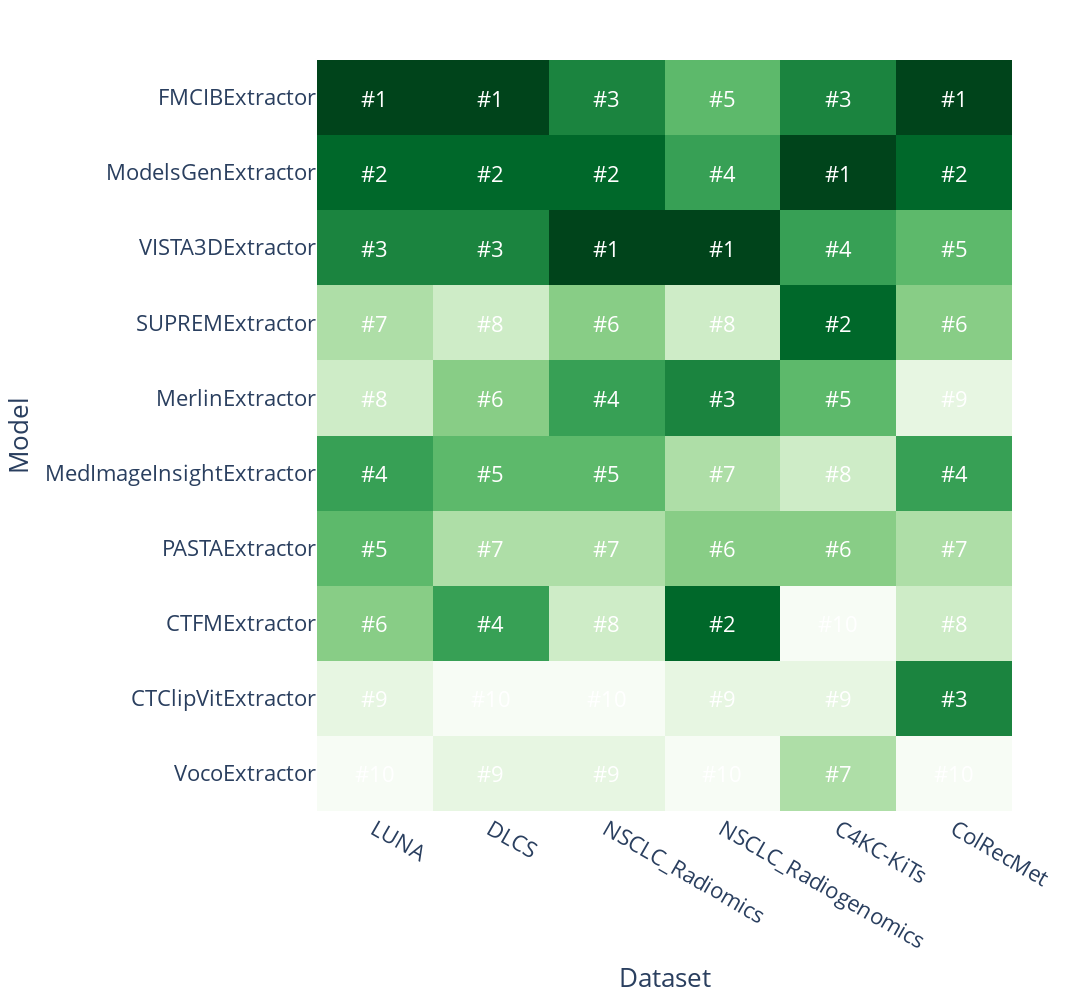
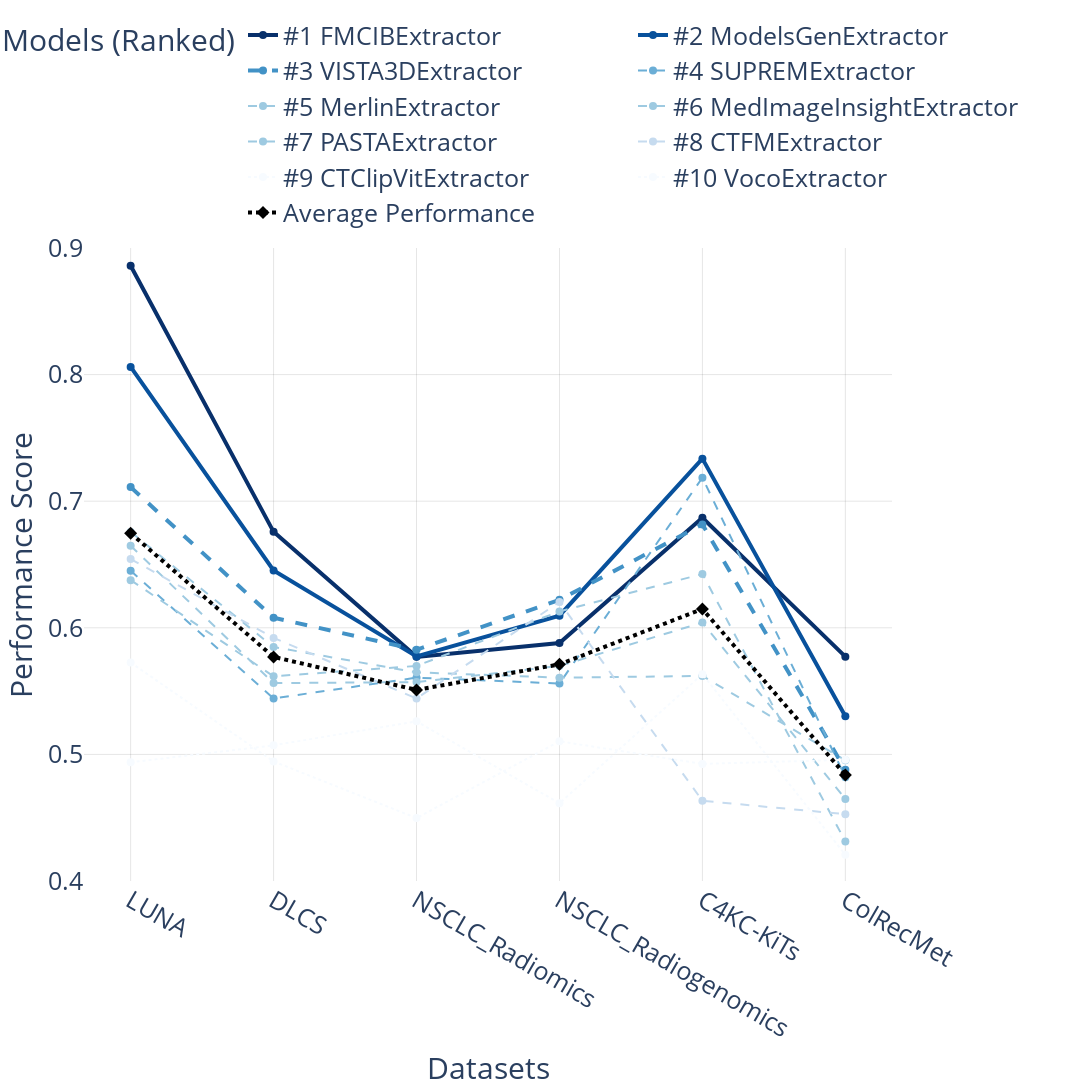

The cell these charts' notebook holds for them, in order:
### Code cell
main(df)

### Figure 1 — Plotly figure (JSON) as saved in the notebook; plotly's stock layout.template omitted (floating-point values rounded to 4 significant figures)
{"data": [{"coloraxis": "coloraxis", "hovertemplate": "Dataset: %{x}<br>Model: %{y}<br>Rank (1=best): %{z}<extra></extra>", "name": "0", "type": "heatmap", "x": ["LUNA", "DLCS", "NSCLC_Radiomics", "NSCLC_Radiogenomics", "C4KC-KiTs", "ColRecMet"], "xaxis": "x", "y": ["FMCIBExtractor", "ModelsGenExtractor", "VISTA3DExtractor", "SUPREMExtractor", "MerlinExtractor", "MedImageInsightExtractor", "PASTAExtractor", "CTFMExtractor", "CTClipVitExtractor", "VocoExtractor"], "yaxis": "y", "z": [[1, 1, 3, 5, 3, 1], [2, 2, 2, 4, 1, 2], [3, 3, 1, 1, 4, 5], [7, 8, 6, 8, 2, 6], [8, 6, 4, 3, 5, 9], [4, 5, 5, 7, 8, 4], [5, 7, 7, 6, 6, 7], [6, 4, 8, 2, 10, 8], [9, 10, 10, 9, 9, 3], [10, 9, 9, 10, 7, 10]]}], "layout": {"annotations": [{"font": {"color": "white", "size": 22, "weight": "normal"}, "showarrow": false, "text": "#1", "x": 0, "y": 0}, {"font": {"color": "white", "size": 22, "weight": "normal"}, "showarrow": false, "text": "#1", "x": 1, "y": 0}, {"font": {"color": "white", "size": 22, "weight": "normal"}, "showarrow": false, "text": "#3", "x": 2, "y": 0}, {"font": {"color": "white", "size": 22, "weight": "normal"}, "showarrow": false, "text": "#5", "x": 3, "y": 0}, {"font": {"color": "white", "size": 22, "weight": "normal"}, "showarrow": false, "text": "#3", "x": 4, "y": 0}, {"font": {"color": "white", "size": 22, "weight": "normal"}, "showarrow": false, "text": "#1", "x": 5, "y": 0}, {"font": {"color": "white", "size": 22, "weight": "normal"}, "showarrow": false, "text": "#2", "x": 0, "y": 1}, {"font": {"color": "white", "size": 22, "weight": "normal"}, "showarrow": false, "text": "#2", "x": 1, "y": 1}, {"font": {"color": "white", "size": 22, "weight": "normal"}, "showarrow": false, "text": "#2", "x": 2, "y": 1}, {"font": {"color": "white", "size": 22, "weight": "normal"}, "showarrow": false, "text": "#4", "x": 3, "y": 1}, {"font": {"color": "white", "size": 22, "weight": "normal"}, "showarrow": false, "text": "#1", "x": 4, "y": 1}, {"font": {"color": "white", "size": 22, "weight": "normal"}, "showarrow": false, "text": "#2", "x": 5, "y": 1}, {"font": {"color": "white", "size": 22, "weight": "normal"}, "showarrow": false, "text": "#3", "x": 0, "y": 2}, {"font": {"color": "white", "size": 22, "weight": "normal"}, "showarrow": false, "text": "#3", "x": 1, "y": 2}, {"font": {"color": "white", "size": 22, "weight": "normal"}, "showarrow": false, "text": "#1", "x": 2, "y": 2}, {"font": {"color": "white", "size": 22, "weight": "normal"}, "showarrow": false, "text": "#1", "x": 3, "y": 2}, {"font": {"color": "white", "size": 22, "weight": "normal"}, "showarrow": false, "text": "#4", "x": 4, "y": 2}, {"font": {"color": "white", "size": 22, "weight": "normal"}, "showarrow": false, "text": "#5", "x": 5, "y": 2}, {"font": {"color": "white", "size": 22, "weight": "normal"}, "showarrow": false, "text": "#7", "x": 0, "y": 3}, {"font": {"color": "white", "size": 22, "weight": "normal"}, "showarrow": false, "text": "#8", "x": 1, "y": 3}, {"font": {"color": "white", "size": 22, "weight": "normal"}, "showarrow": false, "text": "#6", "x": 2, "y": 3}, {"font": {"color": "white", "size": 22, "weight": "normal"}, "showarrow": false, "text": "#8", "x": 3, "y": 3}, {"font": {"color": "white", "size": 22, "weight": "normal"}, "showarrow": false, "text": "#2", "x": 4, "y": 3}, {"font": {"color": "white", "size": 22, "weight": "normal"}, "showarrow": false, "text": "#6", "x": 5, "y": 3}, {"font": {"color": "white", "size": 22, "weight": "normal"}, "showarrow": false, "text": "#8", "x": 0, "y": 4}, {"font": {"color": "white", "size": 22, "weight": "normal"}, "showarrow": false, "text": "#6", "x": 1, "y": 4}, {"font": {"color": "white", "size": 22, "weight": "normal"}, "showarrow": false, "text": "#4", "x": 2, "y": 4}, {"font": {"color": "white", "size": 22, "weight": "normal"}, "showarrow": false, "text": "#3", "x": 3, "y": 4}, {"font": {"color": "white", "size": 22, "weight": "normal"}, "showarrow": false, "text": "#5", "x": 4, "y": 4}, {"font": {"color": "white", "size": 22, "weight": "normal"}, "showarrow": false, "text": "#9", "x": 5, "y": 4}, {"font": {"color": "white", "size": 22, "weight": "normal"}, "showarrow": false, "text": "#4", "x": 0, "y": 5}, {"font": {"color": "white", "size": 22, "weight": "normal"}, "showarrow": false, "text": "#5", "x": 1, "y": 5}, {"font": {"color": "white", "size": 22, "weight": "normal"}, "showarrow": false, "text": "#5", "x": 2, "y": 5}, {"font": {"color": "white", "size": 22, "weight": "normal"}, "showarrow": false, "text": "#7", "x": 3, "y": 5}, {"font": {"color": "white", "size": 22, "weight": "normal"}, "showarrow": false, "text": "#8", "x": 4, "y": 5}, {"font": {"color": "white", "size": 22, "weight": "normal"}, "showarrow": false, "text": "#4", "x": 5, "y": 5}, {"font": {"color": "white", "size": 22, "weight": "normal"}, "showarrow": false, "text": "#5", "x": 0, "y": 6}, {"font": {"color": "white", "size": 22, "weight": "normal"}, "showarrow": false, "text": "#7", "x": 1, "y": 6}, {"font": {"color": "white", "size": 22, "weight": "normal"}, "showarrow": false, "text": "#7", "x": 2, "y": 6}, {"font": {"color": "white", "size": 22, "weight": "normal"}, "showarrow": false, "text": "#6", "x": 3, "y": 6}, {"font": {"color": "white", "size": 22, "weight": "normal"}, "showarrow": false, "text": "#6", "x": 4, "y": 6}, {"font": {"color": "white", "size": 22, "weight": "normal"}, "showarrow": false, "text": "#7", "x": 5, "y": 6}, {"font": {"color": "white", "size": 22, "weight": "normal"}, "showarrow": false, "text": "#6", "x": 0, "y": 7}, {"font": {"color": "white", "size": 22, "weight": "normal"}, "showarrow": false, "text": "#4", "x": 1, "y": 7}, {"font": {"color": "white", "size": 22, "weight": "normal"}, "showarrow": false, "text": "#8", "x": 2, "y": 7}, {"font": {"color": "white", "size": 22, "weight": "normal"}, "showarrow": false, "text": "#2", "x": 3, "y": 7}, {"font": {"color": "white", "size": 22, "weight": "normal"}, "showarrow": false, "text": "#10", "x": 4, "y": 7}, {"font": {"color": "white", "size": 22, "weight": "normal"}, "showarrow": false, "text": "#8", "x": 5, "y": 7}, {"font": {"color": "white", "size": 22, "weight": "normal"}, "showarrow": false, "text": "#9", "x": 0, "y": 8}, {"font": {"color": "white", "size": 22, "weight": "normal"}, "showarrow": false, "text": "#10", "x": 1, "y": 8}, {"font": {"color": "white", "size": 22, "weight": "normal"}, "showarrow": false, "text": "#10", "x": 2, "y": 8}, {"font": {"color": "white", "size": 22, "weight": "normal"}, "showarrow": false, "text": "#9", "x": 3, "y": 8}, {"font": {"color": "white", "size": 22, "weight": "normal"}, "showarrow": false, "text": "#9", "x": 4, "y": 8}, {"font": {"color": "white", "size": 22, "weight": "normal"}, "showarrow": false, "text": "#3", "x": 5, "y": 8}, {"font": {"color": "white", "size": 22, "weight": "normal"}, "showarrow": false, "text": "#10", "x": 0, "y": 9}, {"font": {"color": "white", "size": 22, "weight": "normal"}, "showarrow": false, "text": "#9", "x": 1, "y": 9}, {"font": {"color": "white", "size": 22, "weight": "normal"}, "showarrow": false, "text": "#9", "x": 2, "y": 9}, {"font": {"color": "white", "size": 22, "weight": "normal"}, "showarrow": false, "text": "#10", "x": 3, "y": 9}, {"font": {"color": "white", "size": 22, "weight": "normal"}, "showarrow": false, "text": "#7", "x": 4, "y": 9}, {"font": {"color": "white", "size": 22, "weight": "normal"}, "showarrow": false, "text": "#10", "x": 5, "y": 9}], "coloraxis": {"cmax": 10, "cmin": 1, "colorbar": {"title": {"text": "Rank (1=best)"}}, "colorscale": [[0, "rgb(0,68,27)"], [0.125, "rgb(0,109,44)"], [0.25, "rgb(35,139,69)"], [0.375, "rgb(65,171,93)"], [0.5, "rgb(116,196,118)"], [0.625, "rgb(161,217,155)"], [0.75, "rgb(199,233,192)"], [0.875, "rgb(229,245,224)"], [1, "rgb(247,252,245)"]], "showscale": false}, "font": {"size": 22}, "height": 1000, "margin": {"t": 60}, "width": 1200, "xaxis": {"anchor": "y", "domain": [0, 1], "title": {"text": "Dataset"}}, "yaxis": {"anchor": "x", "autorange": "reversed", "domain": [0, 1], "title": {"text": "Model"}}}}

### Figure 2 — Plotly figure (JSON) as saved in the notebook; plotly's stock layout.template omitted (floating-point values rounded to 4 significant figures)
{"data": [{"hovertemplate": "<b>%{fullData.name}</b><br>Dataset: %{x}<br>Score: %{y:.4f}<extra></extra>", "line": {"color": "rgb(8,48,107)", "dash": "solid", "width": 4}, "marker": {"size": 8}, "mode": "lines+markers", "name": "#1 FMCIBExtractor", "type": "scatter", "x": ["LUNA", "DLCS", "NSCLC_Radiomics", "NSCLC_Radiogenomics", "C4KC-KiTs", "ColRecMet"], "y": [0.886, 0.6758, 0.577, 0.5879, 0.6869, 0.5772]}, {"hovertemplate": "<b>%{fullData.name}</b><br>Dataset: %{x}<br>Score: %{y:.4f}<extra></extra>", "line": {"color": "rgb(8,81,156)", "dash": "solid", "width": 4}, "marker": {"size": 8}, "mode": "lines+markers", "name": "#2 ModelsGenExtractor", "type": "scatter", "x": ["LUNA", "DLCS", "NSCLC_Radiomics", "NSCLC_Radiogenomics", "C4KC-KiTs", "ColRecMet"], "y": [0.8061, 0.6453, 0.5774, 0.6096, 0.7336, 0.5302]}, {"hovertemplate": "<b>%{fullData.name}</b><br>Dataset: %{x}<br>Score: %{y:.4f}<extra></extra>", "line": {"color": "rgb(66,146,198)", "dash": "dash", "width": 4}, "marker": {"size": 8}, "mode": "lines+markers", "name": "#3 VISTA3DExtractor", "type": "scatter", "x": ["LUNA", "DLCS", "NSCLC_Radiomics", "NSCLC_Radiogenomics", "C4KC-KiTs", "ColRecMet"], "y": [0.7111, 0.6079, 0.5826, 0.6221, 0.6817, 0.4878]}, {"hovertemplate": "<b>%{fullData.name}</b><br>Dataset: %{x}<br>Score: %{y:.4f}<extra></extra>", "line": {"color": "rgb(107,174,214)", "dash": "dash", "width": 2}, "marker": {"size": 8}, "mode": "lines+markers", "name": "#4 SUPREMExtractor", "type": "scatter", "x": ["LUNA", "DLCS", "NSCLC_Radiomics", "NSCLC_Radiogenomics", "C4KC-KiTs", "ColRecMet"], "y": [0.645, 0.5442, 0.5606, 0.556, 0.7186, 0.482]}, {"hovertemplate": "<b>%{fullData.name}</b><br>Dataset: %{x}<br>Score: %{y:.4f}<extra></extra>", "line": {"color": "rgb(158,202,225)", "dash": "dash", "width": 2}, "marker": {"size": 8}, "mode": "lines+markers", "name": "#5 MerlinExtractor", "type": "scatter", "x": ["LUNA", "DLCS", "NSCLC_Radiomics", "NSCLC_Radiogenomics", "C4KC-KiTs", "ColRecMet"], "y": [0.6376, 0.5617, 0.5699, 0.6129, 0.6425, 0.4313]}, {"hovertemplate": "<b>%{fullData.name}</b><br>Dataset: %{x}<br>Score: %{y:.4f}<extra></extra>", "line": {"color": "rgb(158,202,225)", "dash": "dash", "width": 2}, "marker": {"size": 8}, "mode": "lines+markers", "name": "#6 MedImageInsightExtractor", "type": "scatter", "x": ["LUNA", "DLCS", "NSCLC_Radiomics", "NSCLC_Radiogenomics", "C4KC-KiTs", "ColRecMet"], "y": [0.6757, 0.5848, 0.5648, 0.5606, 0.5619, 0.4954]}, {"hovertemplate": "<b>%{fullData.name}</b><br>Dataset: %{x}<br>Score: %{y:.4f}<extra></extra>", "line": {"color": "rgb(158,202,225)", "dash": "dash", "width": 2}, "marker": {"size": 8}, "mode": "lines+markers", "name": "#7 PASTAExtractor", "type": "scatter", "x": ["LUNA", "DLCS", "NSCLC_Radiomics", "NSCLC_Radiogenomics", "C4KC-KiTs", "ColRecMet"], "y": [0.6648, 0.5563, 0.5571, 0.5699, 0.6042, 0.4648]}, {"hovertemplate": "<b>%{fullData.name}</b><br>Dataset: %{x}<br>Score: %{y:.4f}<extra></extra>", "line": {"color": "rgb(198,219,239)", "dash": "dash", "width": 2}, "marker": {"size": 8}, "mode": "lines+markers", "name": "#8 CTFMExtractor", "type": "scatter", "x": ["LUNA", "DLCS", "NSCLC_Radiomics", "NSCLC_Radiogenomics", "C4KC-KiTs", "ColRecMet"], "y": [0.6543, 0.592, 0.5442, 0.6204, 0.4633, 0.4528]}, {"hovertemplate": "<b>%{fullData.name}</b><br>Dataset: %{x}<br>Score: %{y:.4f}<extra></extra>", "line": {"color": "rgb(247,251,255)", "dash": "dot", "width": 2}, "marker": {"size": 8}, "mode": "lines+markers", "name": "#9 CTClipVitExtractor", "type": "scatter", "x": ["LUNA", "DLCS", "NSCLC_Radiomics", "NSCLC_Radiogenomics", "C4KC-KiTs", "ColRecMet"], "y": [0.5726, 0.4944, 0.4497, 0.5104, 0.4925, 0.4957]}, {"hovertemplate": "<b>%{fullData.name}</b><br>Dataset: %{x}<br>Score: %{y:.4f}<extra></extra>", "line": {"color": "rgb(247,251,255)", "dash": "dot", "width": 2}, "marker": {"size": 8}, "mode": "lines+markers", "name": "#10 VocoExtractor", "type": "scatter", "x": ["LUNA", "DLCS", "NSCLC_Radiomics", "NSCLC_Radiogenomics", "C4KC-KiTs", "ColRecMet"], "y": [0.4938, 0.5071, 0.5262, 0.4614, 0.5633, 0.4207]}, {"hovertemplate": "<b>Average Performance</b><br>Dataset: %{x}<br>Score: %{y:.4f}<extra></extra>", "line": {"color": "black", "dash": "dot", "width": 4}, "marker": {"color": "black", "size": 10, "symbol": "diamond"}, "mode": "lines+markers", "name": "Average Performance", "type": "scatter", "x": ["LUNA", "DLCS", "NSCLC_Radiomics", "NSCLC_Radiogenomics", "C4KC-KiTs", "ColRecMet"], "y": [0.6747, 0.577, 0.551, 0.5711, 0.6149, 0.4838]}], "layout": {"font": {"size": 25}, "height": 1200, "legend": {"orientation": "h", "title": {"text": "Models (Ranked)"}, "x": 1, "xanchor": "right", "y": 1.02, "yanchor": "bottom"}, "margin": {"r": 200}, "title": {"text": ""}, "width": 1200, "xaxis": {"gridcolor": "rgba(0,0,0,0.1)", "gridwidth": 1, "showgrid": true, "title": {"text": "Datasets"}}, "yaxis": {"gridcolor": "rgba(0,0,0,0.1)", "gridwidth": 1, "range": [0.4, 0.9], "showgrid": true, "title": {"text": "Performance Score"}}}}
